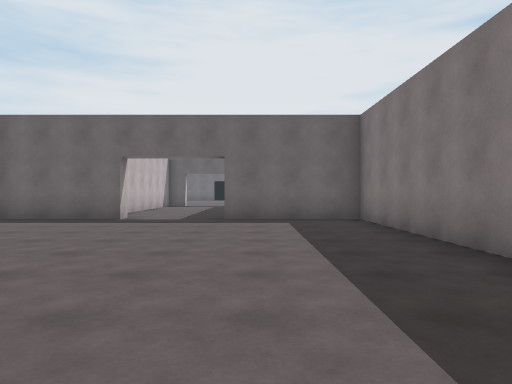
View 1 (above)

16 first-person views from a walk through a scene from a Unity 3-D project. The camera is 1.3 m above the floor, looks level and sees 70° across. The floor is counted in squares, 2 m on a side. Each view is taken from the middle of a square. On the plan, view 1 faces up. The plan holds only what a view shows up to about 11 squares ahead; the rest is blank. The place goes on beyond the plan. The player character is not drawn.

View 2
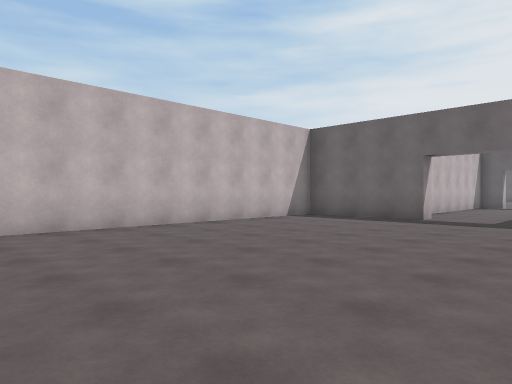

View 3
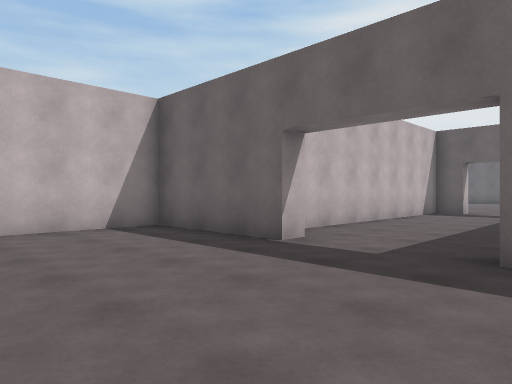

View 4
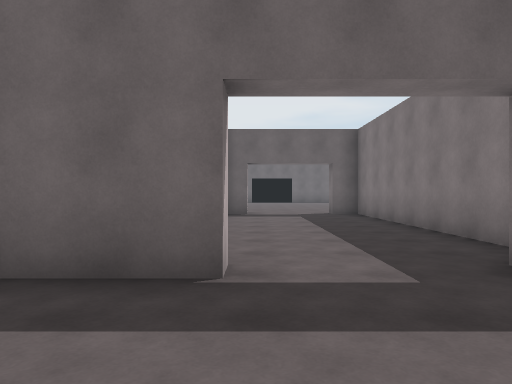

View 5
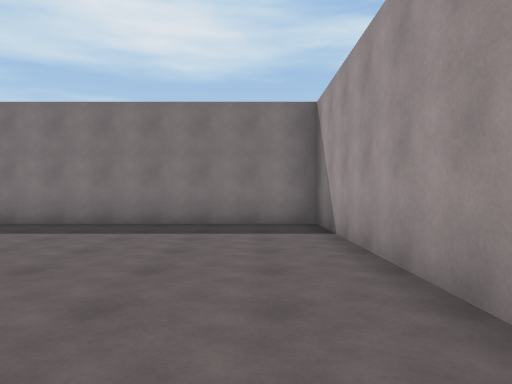

View 6
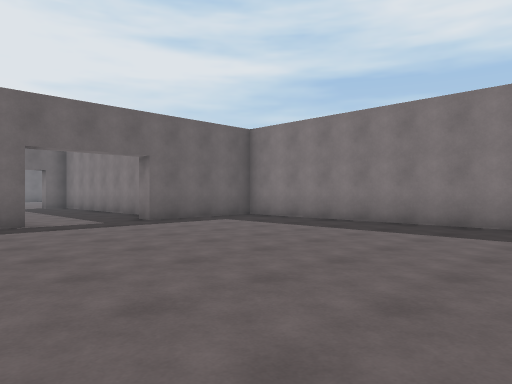

View 7
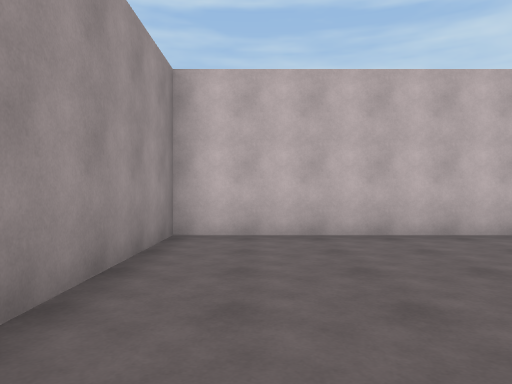

View 8
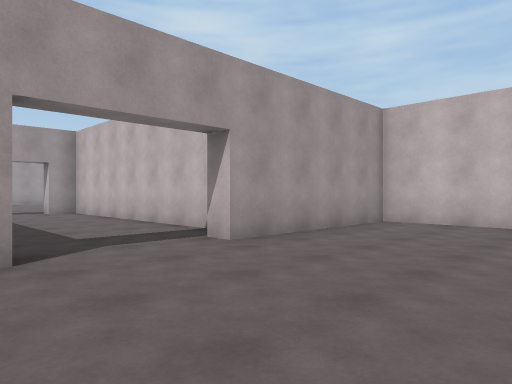

View 9
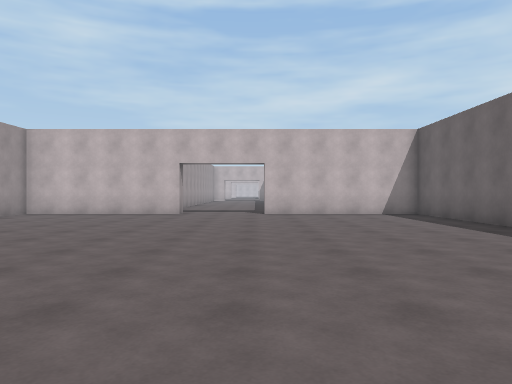

View 10
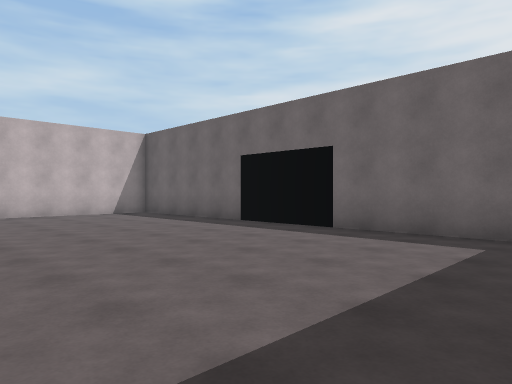

View 11
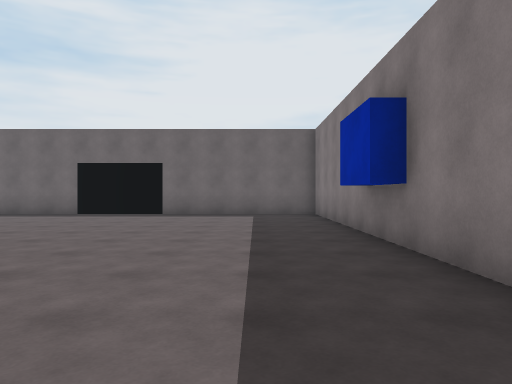

View 12
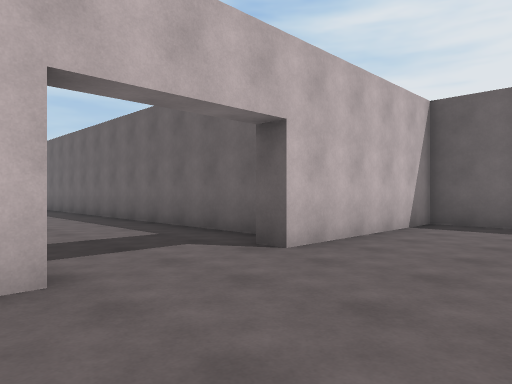

View 13
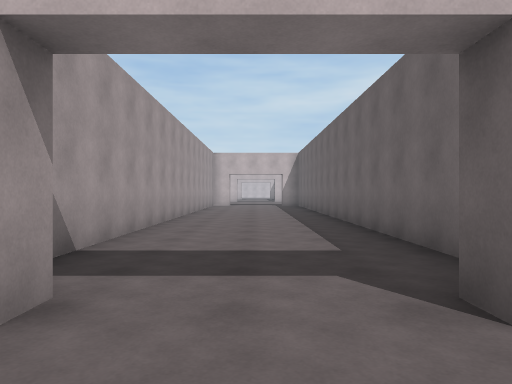

View 14
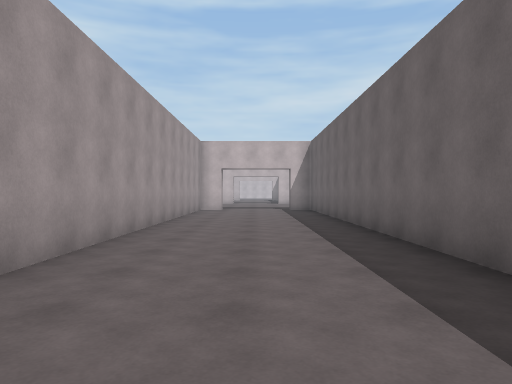

View 15
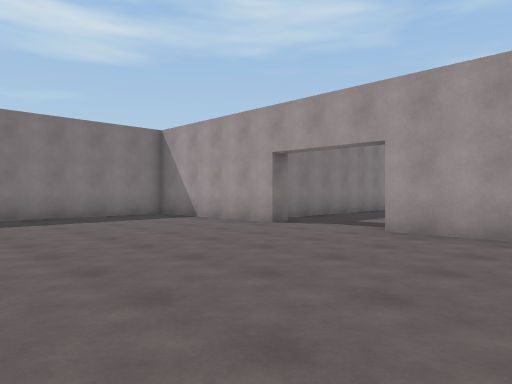

View 16
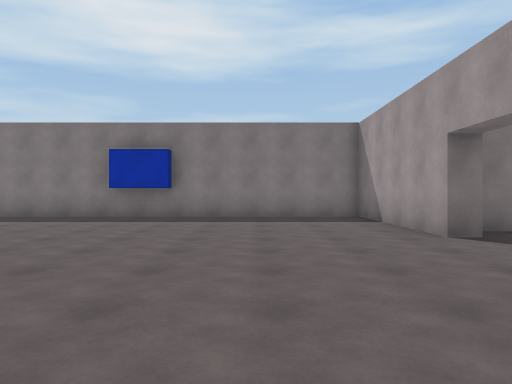

### Floor plan
Points are (right, up) in squares from view 1. A wall is a line through its corners. A room is listed if a view was taken in it or the views show most of it. See-through windows are left out.
Room 1 (views 1, 2, 3, 4, 5, 6, 7)
walls: (0, 10.2) (0, 16.8) (-0.7, 16.8) (-0.7, 17.2); (-3.2, 17.2) (-3.2, 16.8) (-4, 16.8) (-4, 9.3) (-3.2, 9.3) (-3.2, 8.8) (-6.5, 8.8) (-6.5, -0.3) (2.5, -0.3) (2.5, 8.8) (-0.7, 8.8) (-0.7, 9.2)
ways out: opening at (-2, 17) to room 2
Room 2 (views 8, 9, 10, 11, 12, 13, 14, 15, 16)
walls: (-8.3, 21.8) (-7.7, 21.8) (-7.7, 17.2) (-3.2, 17.2); (-9, 25) (-21, 25); (-0.7, 17.2) (3.8, 17.2) (3.7, 28.8) (-7.8, 28.8) (-7.7, 24.3) (-8.3, 24.3); (3.8, 22.2) (3.3, 22.2) (3.3, 23.8); (-21, 21) (-9.5, 21)
ways out: opening at (-2, 17) to room 1

Where each view was taken, in squares from view 1:
view 1: 0 up, 0 right, facing up
view 2: 0 up, 0 right, facing up-left
view 3: 5 up, 0 right, facing up-left
view 4: 6 up, 3 left, facing up
view 5: 1 up, 5 left, facing right
view 6: 1 up, 5 left, facing up-right
view 7: 1 up, 1 left, facing left
view 8: 21 up, 0 right, facing down-left
view 9: 24 up, 3 right, facing left
view 10: 23 up, 3 right, facing up-left
view 11: 18 up, 2 right, facing up
view 12: 21 up, 5 left, facing up-left
view 13: 23 up, 6 left, facing left
view 14: 23 up, 10 left, facing left
view 15: 23 up, 6 left, facing down-right
view 16: 20 up, 6 left, facing right
